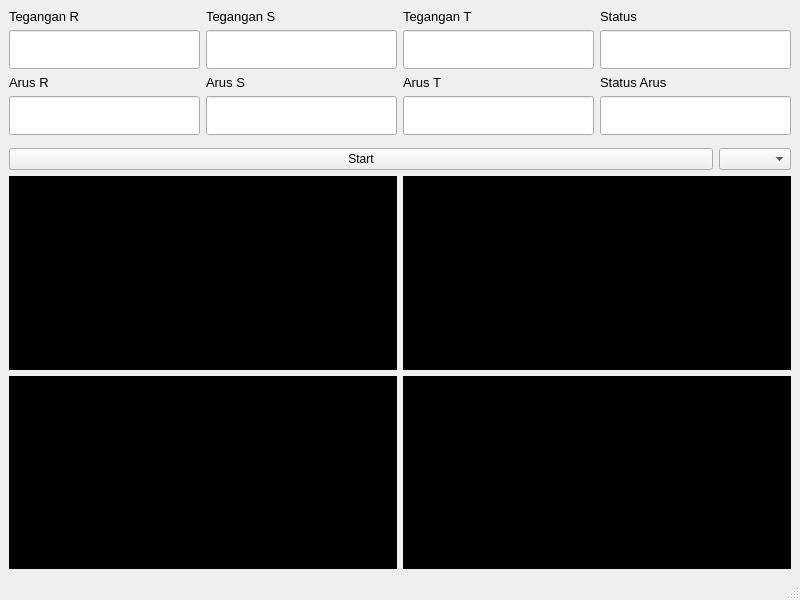
<?xml version="1.0" encoding="UTF-8"?>
<ui version="4.0">
 <class>MainWindow</class>
 <widget class="QMainWindow" name="MainWindow">
  <property name="geometry">
   <rect>
    <x>0</x>
    <y>0</y>
    <width>800</width>
    <height>600</height>
   </rect>
  </property>
  <property name="windowTitle">
   <string>MainWindow</string>
  </property>
  <widget class="QWidget" name="centralwidget">
   <layout class="QHBoxLayout" name="horizontalLayout_2">
    <item>
     <layout class="QVBoxLayout" name="verticalLayout">
      <item>
       <layout class="QHBoxLayout" name="horizontalLayout">
        <item>
         <widget class="QLabel" name="label_R">
          <property name="minimumSize">
           <size>
            <width>0</width>
            <height>0</height>
           </size>
          </property>
          <property name="styleSheet">
           <string notr="true">font-size:10pt;</string>
          </property>
          <property name="text">
           <string>Tegangan R</string>
          </property>
         </widget>
        </item>
        <item>
         <widget class="QLabel" name="label_S">
          <property name="styleSheet">
           <string notr="true">font-size:10pt;</string>
          </property>
          <property name="text">
           <string>Tegangan S</string>
          </property>
         </widget>
        </item>
        <item>
         <widget class="QLabel" name="label_T">
          <property name="styleSheet">
           <string notr="true">
font-size:10pt;</string>
          </property>
          <property name="text">
           <string>Tegangan T</string>
          </property>
         </widget>
        </item>
        <item>
         <widget class="QLabel" name="label_Kondisi">
          <property name="styleSheet">
           <string notr="true">font-size:10pt;</string>
          </property>
          <property name="text">
           <string>Status</string>
          </property>
         </widget>
        </item>
       </layout>
      </item>
      <item>
       <layout class="QHBoxLayout" name="horizontalLayout_3">
        <property name="topMargin">
         <number>0</number>
        </property>
        <item>
         <widget class="QLineEdit" name="line_R">
          <property name="baseSize">
           <size>
            <width>30</width>
            <height>30</height>
           </size>
          </property>
          <property name="styleSheet">
           <string notr="true">font-size:20pt;</string>
          </property>
          <property name="text">
           <string/>
          </property>
         </widget>
        </item>
        <item>
         <widget class="QLineEdit" name="line_S">
          <property name="styleSheet">
           <string notr="true">font-size:20pt;</string>
          </property>
         </widget>
        </item>
        <item>
         <widget class="QLineEdit" name="line_T">
          <property name="styleSheet">
           <string notr="true">font-size:20pt;</string>
          </property>
         </widget>
        </item>
        <item>
         <widget class="QLineEdit" name="line_Status_T">
          <property name="styleSheet">
           <string notr="true">font-size:20pt;</string>
          </property>
         </widget>
        </item>
       </layout>
      </item>
      <item>
       <layout class="QHBoxLayout" name="horizontalLayout_5">
        <item>
         <widget class="QLabel" name="label_4">
          <property name="styleSheet">
           <string notr="true">font-size:10pt;</string>
          </property>
          <property name="text">
           <string>Arus R</string>
          </property>
         </widget>
        </item>
        <item>
         <widget class="QLabel" name="label_3">
          <property name="styleSheet">
           <string notr="true">font-size:10pt;</string>
          </property>
          <property name="text">
           <string>Arus S</string>
          </property>
         </widget>
        </item>
        <item>
         <widget class="QLabel" name="label_2">
          <property name="styleSheet">
           <string notr="true">font-size:10pt;</string>
          </property>
          <property name="text">
           <string>Arus T</string>
          </property>
         </widget>
        </item>
        <item>
         <widget class="QLabel" name="label">
          <property name="styleSheet">
           <string notr="true">font-size:10pt;</string>
          </property>
          <property name="text">
           <string>Status Arus</string>
          </property>
         </widget>
        </item>
       </layout>
      </item>
      <item>
       <layout class="QHBoxLayout" name="horizontalLayout_4">
        <item>
         <widget class="QLineEdit" name="line_arus_R">
          <property name="styleSheet">
           <string notr="true">font-size:20pt;</string>
          </property>
         </widget>
        </item>
        <item>
         <widget class="QLineEdit" name="line_arus_S">
          <property name="styleSheet">
           <string notr="true">font-size:20pt;
</string>
          </property>
         </widget>
        </item>
        <item>
         <widget class="QLineEdit" name="Line_arus_T">
          <property name="styleSheet">
           <string notr="true">font-size:20pt;</string>
          </property>
         </widget>
        </item>
        <item>
         <widget class="QLineEdit" name="line_status_A">
          <property name="styleSheet">
           <string notr="true">font-size:20pt;</string>
          </property>
         </widget>
        </item>
       </layout>
      </item>
      <item>
       <layout class="QHBoxLayout" name="horizontalLayout_6">
        <property name="topMargin">
         <number>7</number>
        </property>
        <item>
         <widget class="QPushButton" name="Button_Start">
          <property name="sizePolicy">
           <sizepolicy hsizetype="Minimum" vsizetype="Fixed">
            <horstretch>2</horstretch>
            <verstretch>0</verstretch>
           </sizepolicy>
          </property>
          <property name="minimumSize">
           <size>
            <width>0</width>
            <height>0</height>
           </size>
          </property>
          <property name="baseSize">
           <size>
            <width>0</width>
            <height>0</height>
           </size>
          </property>
          <property name="text">
           <string>Start</string>
          </property>
         </widget>
        </item>
        <item>
         <widget class="QComboBox" name="Box_port">
          <property name="sizePolicy">
           <sizepolicy hsizetype="Preferred" vsizetype="Minimum">
            <horstretch>0</horstretch>
            <verstretch>0</verstretch>
           </sizepolicy>
          </property>
          <property name="baseSize">
           <size>
            <width>20</width>
            <height>0</height>
           </size>
          </property>
          <property name="currentText">
           <string/>
          </property>
          <property name="placeholderText">
           <string>Port...</string>
          </property>
         </widget>
        </item>
       </layout>
      </item>
      <item>
       <layout class="QGridLayout" name="gridLayout">
        <item row="0" column="0">
         <widget class="QWidget" name="widget_R" native="true">
          <property name="sizePolicy">
           <sizepolicy hsizetype="Preferred" vsizetype="Preferred">
            <horstretch>0</horstretch>
            <verstretch>50</verstretch>
           </sizepolicy>
          </property>
          <property name="autoFillBackground">
           <bool>false</bool>
          </property>
          <property name="styleSheet">
           <string notr="true">background-color:black;</string>
          </property>
         </widget>
        </item>
        <item row="0" column="1">
         <widget class="QWidget" name="widget_S" native="true">
          <property name="sizePolicy">
           <sizepolicy hsizetype="Preferred" vsizetype="Preferred">
            <horstretch>0</horstretch>
            <verstretch>50</verstretch>
           </sizepolicy>
          </property>
          <property name="autoFillBackground">
           <bool>false</bool>
          </property>
          <property name="styleSheet">
           <string notr="true">background-color:black;</string>
          </property>
         </widget>
        </item>
        <item row="1" column="1">
         <widget class="QWidget" name="widget_RST" native="true">
          <property name="sizePolicy">
           <sizepolicy hsizetype="Preferred" vsizetype="Preferred">
            <horstretch>0</horstretch>
            <verstretch>50</verstretch>
           </sizepolicy>
          </property>
          <property name="styleSheet">
           <string notr="true">background-color:black;</string>
          </property>
         </widget>
        </item>
        <item row="1" column="0">
         <widget class="QWidget" name="widget_T" native="true">
          <property name="sizePolicy">
           <sizepolicy hsizetype="Preferred" vsizetype="Preferred">
            <horstretch>0</horstretch>
            <verstretch>50</verstretch>
           </sizepolicy>
          </property>
          <property name="autoFillBackground">
           <bool>false</bool>
          </property>
          <property name="styleSheet">
           <string notr="true">background-color:black;</string>
          </property>
         </widget>
        </item>
       </layout>
      </item>
     </layout>
    </item>
   </layout>
  </widget>
  <widget class="QMenuBar" name="menubar">
   <property name="geometry">
    <rect>
     <x>0</x>
     <y>0</y>
     <width>800</width>
     <height>22</height>
    </rect>
   </property>
  </widget>
  <widget class="QStatusBar" name="statusbar"/>
 </widget>
 <resources/>
 <connections/>
</ui>
